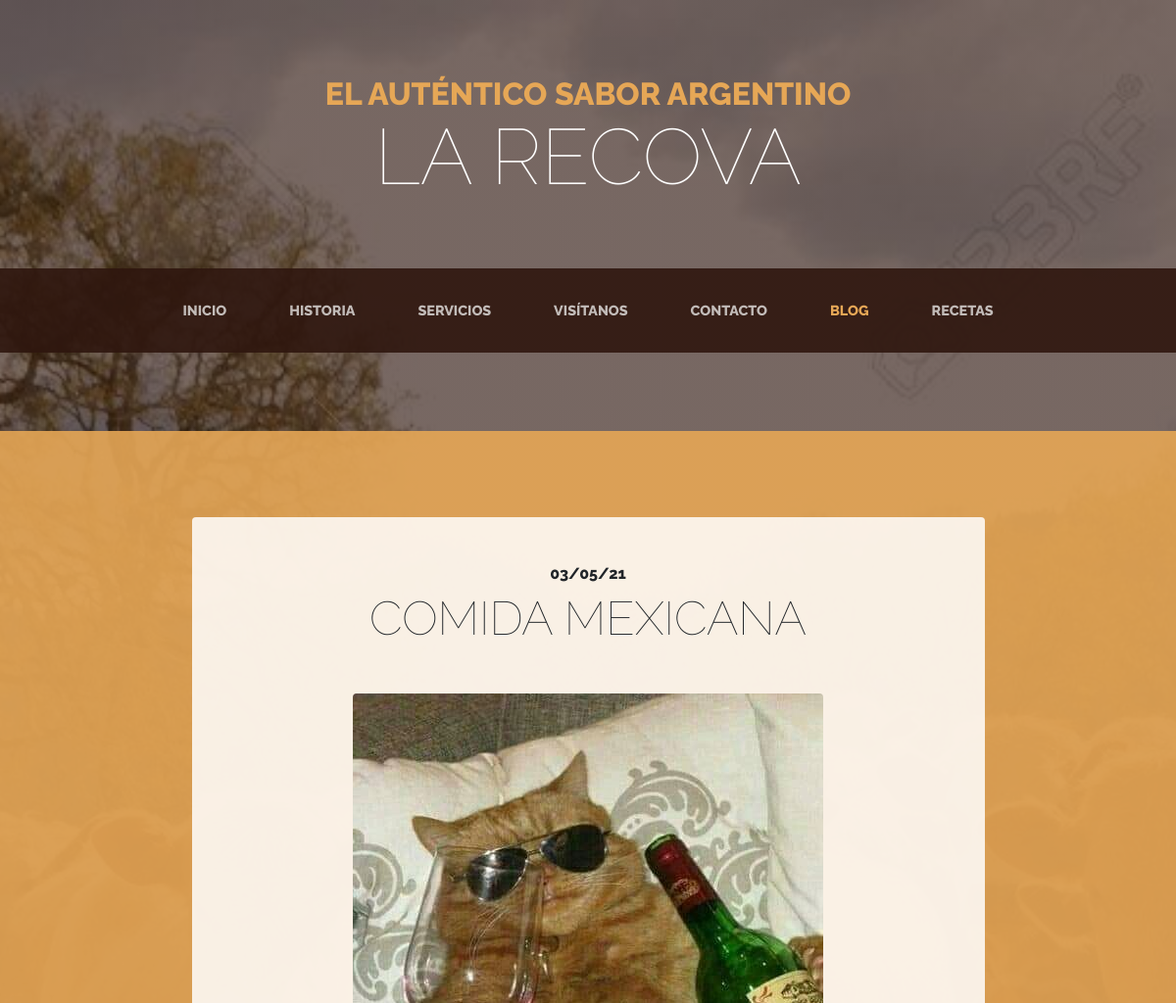
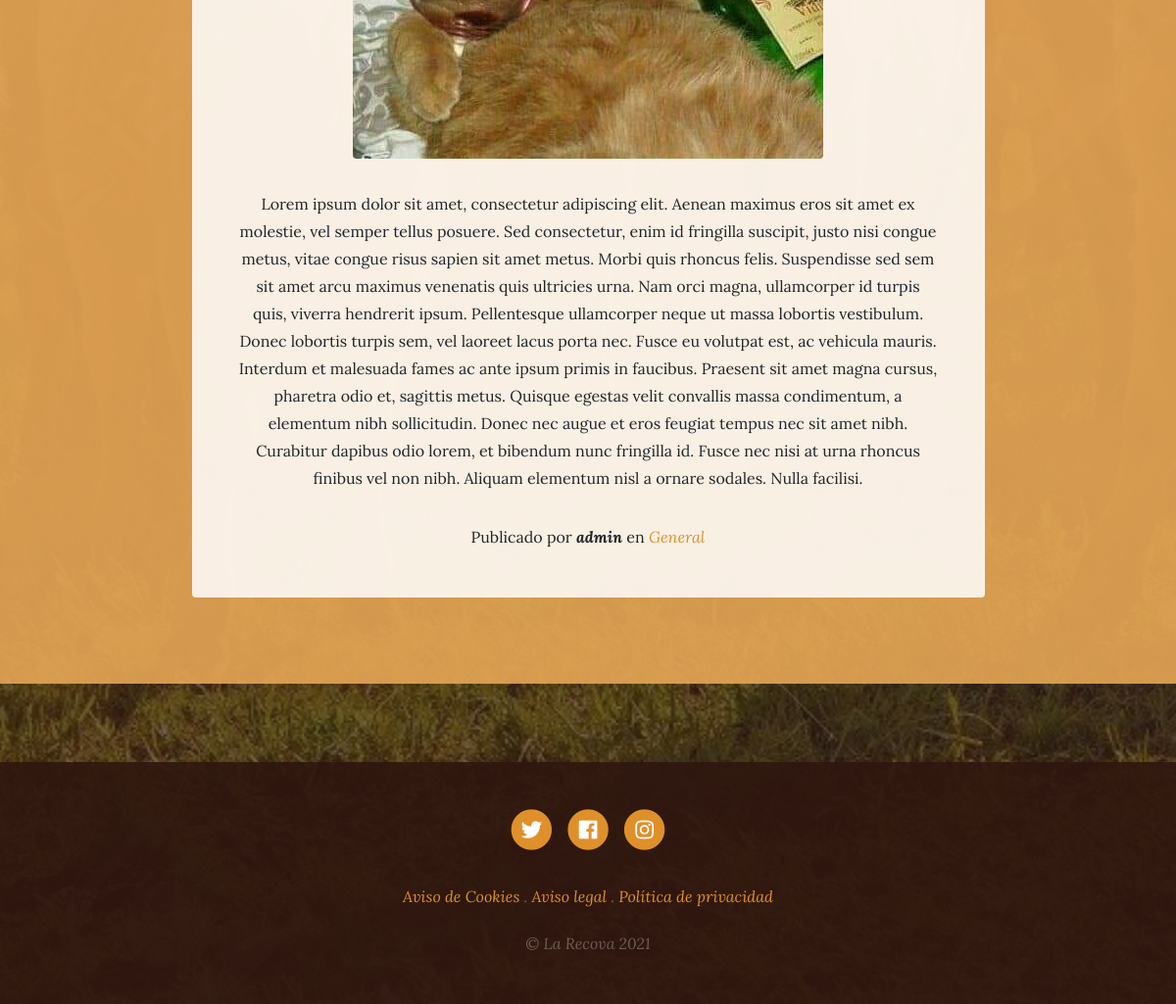
The page /blog/category/1 on the database its author committed (2 pictures, top to bottom).
### blog/models.py (models this page shows, shortened)
class Post(models.Model):
    title = models.CharField(max_length=200, verbose_name='Titulo')
    content = models.TextField(verbose_name="Contenido")
    published = models.DateTimeField(verbose_name="Fecha de publicación", default=now)
    image = models.ImageField(verbose_name="Imagen", upload_to="blog",null=True,blank=True)
    author = models.ForeignKey(User,verbose_name="Autor",on_delete=models.CASCADE) ##ON DELETE= Si borras al usuario, borra todos sus posts
    categories=models.ManyToManyField(Category, verbose_name="Categorias", related_name="get_posts") #Un post puede estar asociado a una o muchas categorias, al menos debe tener una categoria asociada
    created = models.DateTimeField(auto_now_add=True, verbose_name="Fecha de creación")
    updated = models.DateTimeField(auto_now=True, verbose_name="Fecha de edición")
    class Meta(): ##para los metadatos
        verbose_name="entrada"
        verbose_name_plural="entradas"
        ordering=["-created"]

class Category(models.Model):
    name = models.CharField(max_length=100, verbose_name='Nombre')
    created = models.DateTimeField(auto_now_add=True, verbose_name="Fecha de creación")
    updated = models.DateTimeField(auto_now=True, verbose_name="Fecha de edición")
    class Meta(): ##para los metadatos
        verbose_name="categoría"
        verbose_name_plural="categorías"
        ordering=["-created"]

### pages/models.py (models this page shows, shortened)
class Page (models.Model):
   title = models.CharField(max_length=200, verbose_name="Título")
   content = RichTextField(verbose_name="Descripción")
   created = models.DateTimeField(
   auto_now_add=True, verbose_name="Fecha de creación")
   updated = models.DateTimeField(
   auto_now=True, verbose_name="Fecha de actualizacion")
   class Meta:
        verbose_name = "Pagina"
        verbose_name_plural = "Paginas"
        ordering = ['title']  # lo ordena de manera descendiente

### blog/views.py (the view)
# urls.py: path('category/<int:category_id>', views.category, name="category"),
def category(request, category_id):
    category = Category.objects.get(id=category_id)
    return render(request, "blog/category.html", {"category": category})

### pages/templatetags/pages_extra.py (called while the page is built)
@register.simple_tag
def get_page_list():
    pages = Page.objects.all()
    return pages

### blog/templates/blog/category.html (shortened to what this page needs)
{% extends 'core/base.html' %}
{% block content %} {% load static %}
{% for post in category.get_posts.all %}
    <section class="page-section cta">
      <div class="container">
        <div class="row">
          <div class="col-xl-9 mx-auto">
            <div class="cta-innerv text-center rounded">
              <h2 class="section-heading mb-5">
                <span class="section-heading-upper">{{ post.published|date:"d/m/y" }}</span>
                <span class="section-heading-lower">{{ post.title }}</span>
              </h2>
              <p class="mb-0">
                <img class="mx-auto d-flex rounded img-fluid mb-3 mb-lg-0" src="{{post.image.url }}" alt="">
              </p>
              <p class="mb-0 mbt">
              {{post.content}}              </p>
              <p class="mb-0 mbt">
                <span class="section-heading-under">Publicado por <em><b>{{ post.author }}</b></em> en <em>
                <em>
                {% for category in post.categories.all %}
                  <a href="{ url 'category' category.id %}" class="link"> {{category.name}} </a>
                {% endfor %}
                </em>
              </p>
            </div>
          </div>
        </div>
      </div>
    </section>
{% endfor %}
{% endblock %}

### core/templates/core/base.html (shortened to what this page needs)
<!DOCTYPE html>
<html lang="es">
  <head>
    {% load static %}
    <link
      rel="stylesheet" href="https://stackpath.bootstrapcdn.com/bootstrap/4.1.1/css/bootstrap.min.css"
    />
    <link
      rel="stylesheet" href="https://use.fontawesome.com/releases/v5.0.13/css/all.css"
    />
    <link rel="stylesheet" href="{% static 'core/css/business-casual.css' %}" />
  </head>
  <body>
    <h1 class="site-heading text-center text-white d-none d-lg-block">
      <span class="site-heading-upper text-primary mb-3">El auténtico sabor argentino</span>
      <span class="site-heading-lower">La Recova</span>
    </h1>
    <nav class="navbar navbar-expand-lg navbar-dark py-lg-4" id="mainNav">
      <div class="container">
        <div class="collapse navbar-collapse" id="navbarResponsive">
          <ul class="navbar-nav mx-auto">
            <li class="nav-item px-lg-4 {% if request.path == '/' %} active {% endif %}" >
              <a class="nav-link text-uppercase text-expanded" href="{% url 'home' %}">Inicio</a>
            </li>
            <li class="nav-item px-lg-4 {% if request.path == '/about/' %} active {% endif %}">
              <a class="nav-link text-uppercase text-expanded" href="{% url 'about' %}">Historia</a>
            </li>
            <li class="nav-item px-lg-4 {% if request.path == '/services/' %} active {% endif %}">
              <a class="nav-link text-uppercase text-expanded" href="{% url 'services' %}">Servicios</a>
            </li>
            <li class="nav-item px-lg-4 {% if request.path == '/store/' %} active {% endif %}">
              <a class="nav-link text-uppercase text-expanded" href="{% url 'store' %}">Visítanos</a>
            </li>
            <li class="nav-item px-lg-4 {% if request.path == '/contact/' %} active {% endif %}">
              <a class="nav-link text-uppercase text-expanded" href="{% url 'contact' %}">Contacto</a>
            </li>
            <li class="nav-item px-lg-4 {% if request.path|slice:':6' == '/blog/' %} active {% endif %}">
              <a href="{% url 'blog' %}" class="nav-link text-uppercase text-expanded">Blog</a>
            </li>
            <li
              class="nav-item px-lg-4 {% if request.path == '/recipe/' %} active {% endif %}" >
            <a
              class="nav-link text-uppercase text-expanded" href="{% url 'recipes:recipes' %}" >Recetas</a>
            </li>
          </ul>
        </div>
      </div>
    </nav>
    {% block content %} {% endblock %}
    <footer class="footer text-faded text-center py-5">
      <div class="container">
        <p class="m-0">
	        <a href="#" class="link">
	          <span class="fa-stack fa-lg">
	            <i class="fa fa-circle fa-stack-2x"></i>
	            <i class="fab fa-twitter fa-stack-1x fa-inverse"></i>
	          </span>
	        </a>
	        <a href="#" class="link">
	          <span class="fa-stack fa-lg">
	            <i class="fa fa-circle fa-stack-2x"></i>
	            <i class="fab fa-facebook fa-stack-1x fa-inverse"></i>
	          </span>
	        </a>
	        <a href="#" class="link">
	          <span class="fa-stack fa-lg">
	            <i class="fa fa-circle fa-stack-2x"></i>
	            <i class="fab fa-instagram fa-stack-1x fa-inverse"></i>
	          </span>
	        </a>
	    </p>
        <p class="m-0 mbt">
          {% load pages_extra %}
          {% get_page_list as page_list %}
          {% for page in page_list %}
            <a href="{% url 'page' page.id page.title|slugify %}" class="link">{{page.title}} </a>
            {% if not forloop.last %} . {% endif %}
          {% endfor %}
		</p>
        <p class="m-0 mbt1">&copy; La Recova 2021</p>
      </div>
	</footer>
  </body>
</html>

### core/static/core/css/business-casual.css (style rules this page uses)
body { font-family: "Lora"; background: linear-gradient(rgba(47, 23, 15, 0.65), rgba(47, 23, 15, 0.65)), url("../img/bg.jpeg"); background-attachment: fixed; background-position: center; background-size: cover; }
h1, h2, h3, h4, h5, h6 { font-family: "Raleway"; }
p { line-height: 1.75; }
.text-faded { color: rgba(255, 255, 255, 0.3); }
.site-heading { margin-top: 5rem; margin-bottom: 5rem; text-transform: uppercase; line-height: 1; font-family: "Raleway"; }
.site-heading .site-heading-upper { display: block; font-size: 2rem; font-weight: 800; }
.site-heading .site-heading-lower { font-size: 5rem; font-weight: 100; line-height: 4rem; }
.page-section { margin-top: 5rem; margin-bottom: 5rem; }
.section-heading { text-transform: uppercase; }
.section-heading .section-heading-upper { display: block; font-size: 1rem; font-weight: 800; padding-bottom: 0.5rem; }
.section-heading .section-heading-lower { display: block; font-size: 3rem; font-weight: 100; }
#mainNav { background-color: rgba(47, 23, 15, 0.9); font-family: "Raleway"; }
#mainNav .navbar-nav .nav-item .nav-link { color: rgba(255, 255, 255, 0.7); font-weight: 800; }
#mainNav .navbar-nav .nav-item.active .nav-link { color: #e6a756; }
@media (min-width: 992px) { #mainNav .navbar-nav .nav-item .nav-link { font-size: 0.9rem; } }
.cta { padding-top: 5rem; padding-bottom: 5rem; background-color: rgba(230, 167, 86, 0.9); }
.cta .cta-innerv { position: relative; padding: 3rem; margin: 0.5rem; background-color: rgba(255, 255, 255, 0.85); }
.footer { background-color: rgba(47, 23, 15, 0.9); }
.text-primary { color: #e6a756 !important; }
.mbt { padding-top: 2rem; }
.mbt1 { padding-top: 1.25rem; }
a.link { color: #df902a; }

### rows shown on the page
Post: published "03/05/21", title "COMIDA MEXICANA", image (picture), content "Lorem ipsum dolor sit amet, consectetur adipiscing elit. Aenean maximus eros sit amet ex molestie, vel semper tellus posuere. Sed consectetur, enim id fringilla suscipit, justo nisi congue metus, vitae congue risus sapien sit amet metus. Morbi quis rhoncus felis. Suspendisse sed sem sit amet arcu maximus venenatis quis ultricies urna. Nam orci magna, ullamcorper id turpis quis, viverra hendrerit ipsum. Pellentesque ullamcorper neque ut massa lobortis vestibulum. Donec lobortis turpis sem, vel laoreet lacus porta nec. Fusce eu volutpat est, ac vehicula mauris. Interdum et malesuada fames ac ante ipsum primis in faucibus. Praesent sit amet magna cursus, pharetra odio et, sagittis metus.…", author "admin"
Category: name "General"
Page: title "Aviso de Cookies"
Page: title "Aviso legal"
Page: title "Política de privacidad"
